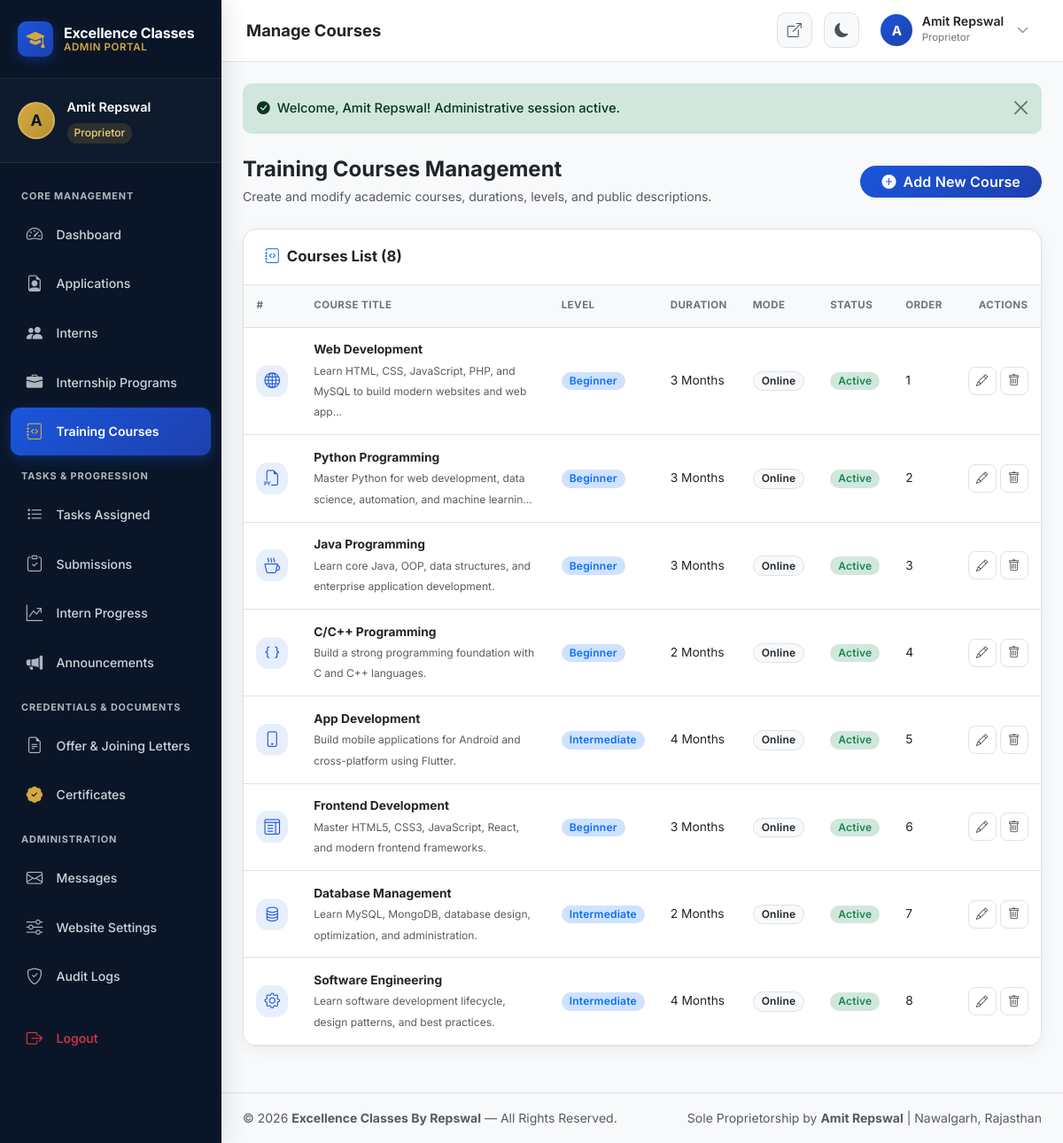
The app's page /admin/courses.php (signed in) with its own data.
### tables this page shows
CREATE TABLE `courses` (
    `id` INT UNSIGNED AUTO_INCREMENT PRIMARY KEY,
    `title` VARCHAR(200) NOT NULL,
    `slug` VARCHAR(200) NOT NULL UNIQUE,
    `short_description` TEXT NULL,
    `description` LONGTEXT NULL,
    `duration` VARCHAR(100) NULL,
    `level` ENUM('Beginner','Intermediate','Advanced','All Levels') NOT NULL DEFAULT 'All Levels',
    `mode` ENUM('Online','Offline','Hybrid') NOT NULL DEFAULT 'Online',
    `fee` DECIMAL(10,2) NULL,
    `fee_display` VARCHAR(100) NULL,
    `icon_class` VARCHAR(100) NULL,
    `image` VARCHAR(500) NULL,
    `technologies` JSON NULL,
    `syllabus` JSON NULL,
    `is_active` TINYINT(1) NOT NULL DEFAULT 1,
    `sort_order` INT NOT NULL DEFAULT 0,
    `created_by` INT UNSIGNED NULL,
    `created_at` TIMESTAMP DEFAULT CURRENT_TIMESTAMP,
    `updated_at` TIMESTAMP DEFAULT CURRENT_TIMESTAMP ON UPDATE CURRENT_TIMESTAMP,
    FOREIGN KEY (`created_by`) REFERENCES `admins`(`id`) ON DELETE SET NULL ON UPDATE CASCADE,
    INDEX `idx_courses_slug` (`slug`),
    INDEX `idx_courses_active` (`is_active`)
);

### admin/courses.php (the view, shortened to what this page needs)
<?php
require_once __DIR__ . '/includes/header.php';
$pdo = getDBConnection();
$courses = $pdo->query("SELECT * FROM courses ORDER BY sort_order ASC, id ASC")->fetchAll();
?>
<div class="d-flex justify-content-between align-items-center flex-wrap gap-2 mb-4">
    <div>
        <h4 class="fw-bold mb-1">Training Courses Management</h4>
        <p class="text-muted small mb-0">Create and modify academic courses, durations, levels, and public descriptions.</p>
    </div>
    <button type="button" class="btn btn-primary rounded-pill px-4" data-bs-toggle="modal" data-bs-target="#createCourseModal">
        <i class="bi bi-plus-circle-fill me-2"></i>Add New Course
    </button>
</div>
<div class="panel-card">
    <div class="panel-header">
        <h5 class="panel-title">
            <i class="bi bi-journal-code text-primary"></i> Courses List (<?= count($courses) ?>)
        </h5>
    </div>
    <div class="panel-body p-0">
        <?php if (empty($courses)): ?>
            <div class="p-5 text-center text-muted">No courses added yet.</div>
        <?php else: ?>
            <div class="table-responsive">
                <table class="table table-custom mb-0">
                    <thead>
                        <tr>
                            <th>#</th>
                            <th>Course Title</th>
                            <th>Level</th>
                            <th>Duration</th>
                            <th>Mode</th>
                            <th>Status</th>
                            <th>Order</th>
                            <th class="text-end">Actions</th>
                        </tr>
                    </thead>
                    <tbody>
                        <?php foreach ($courses as $c): ?>
                            <tr>
                                <td>
                                    <div class="metric-icon royal" style="width: 36px; height: 36px; font-size: 1.1rem;">
                                        <i class="bi <?= e($c['icon_class'] ?? 'bi-book') ?>"></i>
                                    </div>
                                </td>
                                <td>
                                    <div class="fw-bold text-dark"><?= e($c['title']) ?></div>
                                    <small class="text-muted"><?= e(truncate($c['short_description'] ?? '', 80)) ?></small>
                                </td>
                                <td><span class="badge bg-primary-subtle text-primary"><?= e($c['level']) ?></span></td>
                                <td><?= e($c['duration']) ?></td>
                                <td><span class="badge bg-light text-dark border"><?= e($c['mode']) ?></span></td>
                                <td>
                                    <?php if ((int)$c['is_active'] === 1): ?>
                                        <span class="badge bg-success-subtle text-success">Active</span>
                                    <?php else: ?>
                                        <span class="badge bg-secondary-subtle text-secondary">Inactive</span>
                                    <?php endif; ?>
                                </td>
                                <td><?= (int)$c['sort_order'] ?></td>
                                <td class="text-end">
                                    <div class="d-inline-flex gap-1">
                                        <button type="button" class="btn btn-action" data-bs-toggle="modal" data-bs-target="#editCourseModal<?= (int)$c['id'] ?>" title="Edit">
                                            <i class="bi bi-pencil"></i>
                                        </button>
                                        <form method="POST" action="<?= baseUrl('admin/courses.php') ?>" class="d-inline" onsubmit="return confirm('Delete this course?');">
                                            <button type="submit" class="btn btn-action btn-action-danger" title="Delete">
                                                <i class="bi bi-trash"></i>
                                            </button>
                                        </form>
                                    </div>
                                </td>
                            </tr>
                        <?php endforeach; ?>
                    </tbody>
                </table>
            </div>
        <?php endif; ?>
    </div>
</div>
<?php require_once __DIR__ . '/includes/footer.php'; ?>

### assets/css/style.css (style rules this page uses)
:root { --navy: #0a1628; --navy-light: #0f2140; --navy-mid: #162d50; --royal: #1a56db; --royal-light: #3b82f6; --royal-dark: #1e40af; --gold: #d4a843; --gold-light: #f0d078; --gold-dark: #b8922e; --white: #ffffff; --off-white: #f8f9fa; --gray-50: #f1f3f5; --gray-100: #e9ecef; --gray-200: #dee2e6; --gray-300: #ced4da; --gray-400: #adb5bd; --gray-500: #6c757d; --gray-600: #495057; --gray-700: #343a40; --gray-800: #212529; --success: #059669; --warning: #d97706; --danger: #dc2626; --info: #0891b2; --bg-primary: var(--white); --bg-secondary: var(--off-white); --bg-card: var(--white); --text-primary: var(--gray-800); --text-secondary: var(--gray-600); --text-muted: var(--gray-500); --border-color: var(--gray-200); --shadow-color: rgba(0, 0, 0, 0.06); --glass-bg: rgba(255, 255, 255, 0.7); --glass-border: rgba(255, 255, 255, 0.3); --glass-shadow: 0 8px 32px rgba(10, 22, 40, 0.08); --font-sans: 'Inter', -apple-system, BlinkMacSystemFont, 'Segoe UI', sans-serif; --font-display: 'Playfair Display', Georgia, serif; --transition: 0.3s cubic-bezier(0.4, 0, 0.2, 1); --transition-fast: 0.15s ease; --transition-slow: 0.5s cubic-bezier(0.4, 0, 0.2, 1); --section-py: 6rem; --navbar-height: 76px; --radius-sm: 6px; --radius: 10px; --radius-lg: 16px; --radius-xl: 24px; --radius-full: 50%; }
*, *::before, *::after { margin: 0; padding: 0; box-sizing: border-box; }
html { scroll-behavior: smooth; scroll-padding-top: var(--navbar-height); }
body { font-family: var(--font-sans); font-size: 1rem; line-height: 1.7; color: var(--text-primary); background: var(--bg-primary); -webkit-font-smoothing: antialiased; -moz-osx-font-smoothing: grayscale; overflow-x: hidden; }
h1, h2, h3, h4, h5, h6 { font-weight: 700; line-height: 1.3; color: var(--text-primary); }
.btn-primary { background: linear-gradient(135deg, var(--royal), var(--royal-dark)); border: none; font-weight: 600; letter-spacing: 0.01em; transition: all var(--transition); }
.badge { font-weight: 600; font-size: 0.75rem; padding: 0.35em 0.75em; border-radius: 50px; letter-spacing: 0.02em; }
.table { font-size: 0.9rem; }
.table th { font-weight: 700; font-size: 0.8rem; text-transform: uppercase; letter-spacing: 0.05em; color: var(--text-muted); border-bottom-width: 2px; }

### assets/css/dashboard.css (style rules this page uses)
.metric-icon { width: 52px; height: 52px; border-radius: 14px; display: flex; align-items: center; justify-content: center; font-size: 1.5rem; flex-shrink: 0; }
.metric-icon.royal { background: rgba(26, 86, 219, 0.1); color: var(--royal); }
.panel-card { background: var(--bg-card); border: 1px solid var(--border-color); border-radius: 16px; margin-bottom: 1.75rem; box-shadow: 0 4px 16px var(--shadow-color); overflow: hidden; }
.panel-header { padding: 1.25rem 1.5rem; border-bottom: 1px solid var(--border-color); display: flex; align-items: center; justify-content: space-between; gap: 1rem; flex-wrap: wrap; }
.panel-title { font-size: 1.05rem; font-weight: 700; color: var(--text-primary); margin: 0; display: flex; align-items: center; gap: 0.5rem; }
.panel-body { padding: 1.5rem; }
.panel-body.p-0 { padding: 0; }
.table-responsive { width: 100%; max-width: 100%; overflow-x: auto; -webkit-overflow-scrolling: touch; }
.table-custom { width: 100%; margin-bottom: 0; vertical-align: middle; }
.table-custom th { background: var(--bg-secondary); font-size: 0.72rem; text-transform: uppercase; letter-spacing: 0.04em; color: var(--text-muted); font-weight: 700; padding: 0.85rem 0.9rem; border-bottom: 1px solid var(--border-color); white-space: nowrap; }
.table-custom td { padding: 0.85rem 0.9rem; border-bottom: 1px solid var(--border-color); font-size: 0.86rem; color: var(--text-primary); }
.table-custom tbody tr { transition: background-color var(--transition-fast); }
.btn-action { width: 32px; height: 32px; padding: 0; display: inline-flex; align-items: center; justify-content: center; border-radius: 8px; font-size: 0.85rem; border: 1px solid var(--border-color); background: var(--bg-card); color: var(--text-secondary); transition: all var(--transition-fast); }

### records on screen
courses: title "Web Development", short_description "Learn HTML, CSS, JavaScript, PHP, and MySQL to build modern websites and web app...", level "Beginner", duration "3 Months", mode "Online", is_active "Active", sort_order "1"
courses: title "Python Programming", short_description "Master Python for web development, data science, automation, and machine learnin...", level "Beginner", duration "3 Months", mode "Online", is_active "Active", sort_order "2"
courses: title "Java Programming", short_description "Learn core Java, OOP, data structures, and enterprise application development.", level "Beginner", duration "3 Months", mode "Online", is_active "Active", sort_order "3"
courses: title "C/C++ Programming", short_description "Build a strong programming foundation with C and C++ languages.", level "Beginner", duration "2 Months", mode "Online", is_active "Active", sort_order "4"
courses: title "App Development", short_description "Build mobile applications for Android and cross-platform using Flutter.", level "Intermediate", duration "4 Months", mode "Online", is_active "Active", sort_order "5"
courses: title "Frontend Development", short_description "Master HTML5, CSS3, JavaScript, React, and modern frontend frameworks.", level "Beginner", duration "3 Months", mode "Online", is_active "Active", sort_order "6"
courses: title "Database Management", short_description "Learn MySQL, MongoDB, database design, optimization, and administration.", level "Intermediate", duration "2 Months", mode "Online", is_active "Active", sort_order "7"
courses: title "Software Engineering", short_description "Learn software development lifecycle, design patterns, and best practices.", level "Intermediate", duration "4 Months", mode "Online", is_active "Active", sort_order "8"

### other values on screen
substr($currentAdmin['name'] ?? 'A', 0, 1) "A"
$currentAdmin['name'] "Amit Repswal"
$adminPageTitle "Manage Courses"
$currentAdmin['designation'] ?: 'Administrator' "Proprietor"
$message "Welcome, Amit Repswal! Administrative session active."
count($courses) "8"
APP_NAME "Excellence Classes By Repswal"
